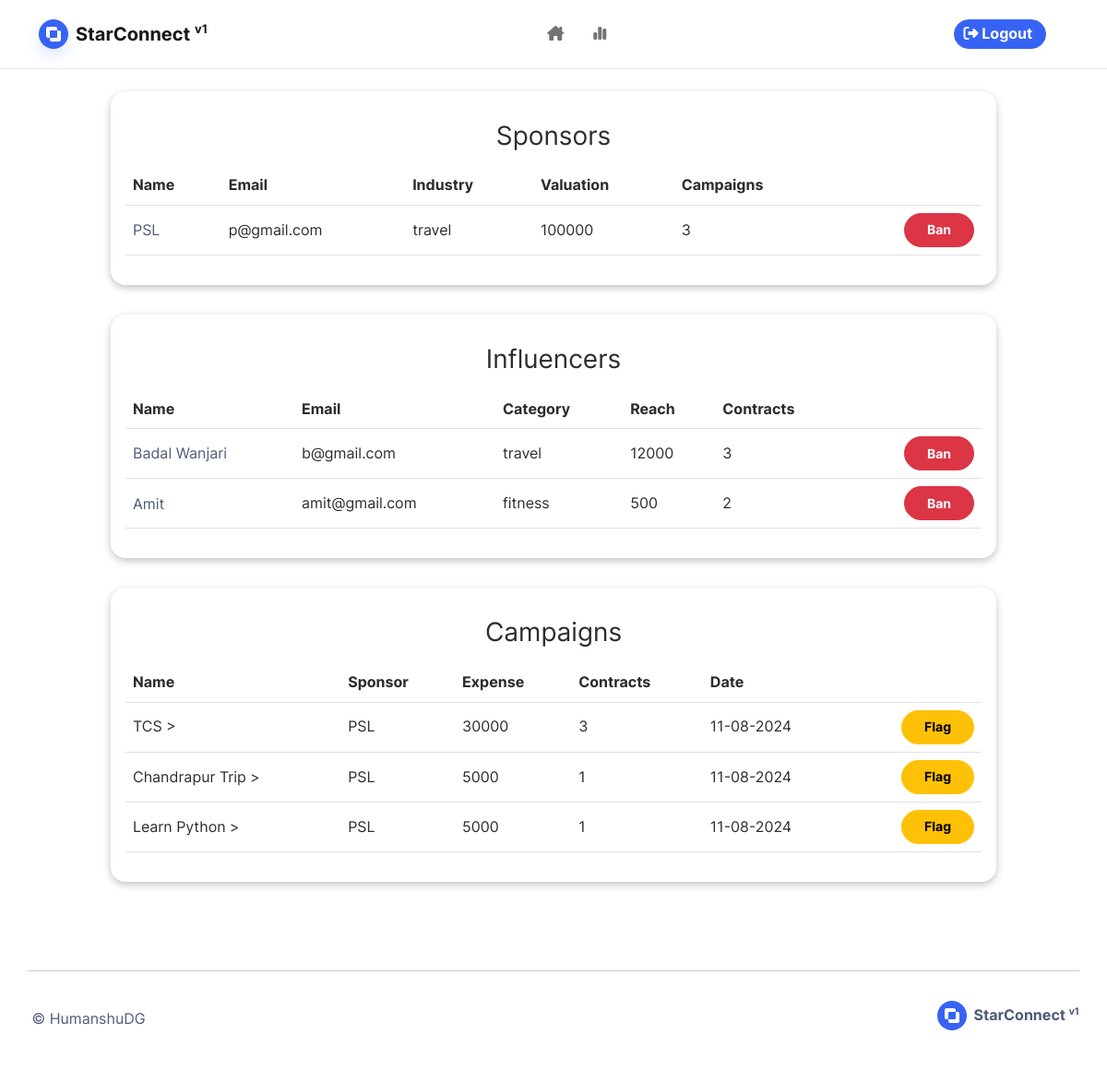
The page /admin (signed in) on the database its author committed.
### base/models.py (models this page shows, shortened)
class Sponsor(db.Model):
    id = db.Column(db.Integer, primary_key=True)
    user_id = db.Column(db.Integer, db.ForeignKey('user.id'), unique=True)
    sponsor_name = db.Column(db.String(100), nullable=False)
    industry = db.Column(db.String(100))
    market_valuation = db.Column(db.Integer())
    bio = db.Column(db.Text(), nullable=True)
    website = db.Column(db.String(50), default="-")
    image_file = db.Column(db.String(50), nullable=False, default='default-sponsor.jpg')
    sponsor_campaigns = db.relationship('Campaign', backref='sponsor_campaigns', uselist=True)
    sponsor_contracts = db.relationship('Contract', backref="sponsor_contracts", uselist=True)

class Influencer(db.Model):
    id = db.Column(db.Integer, primary_key=True)
    user_id = db.Column(db.Integer, db.ForeignKey('user.id'), unique=True)
    influencer_name = db.Column(db.String(100), nullable=False)
    category = db.Column(db.String(100), nullable=False)
    niche = db.Column(db.String(100), nullable=False)
    reach = db.Column(db.Integer, nullable=False)
    profile_url = db.Column(db.String(100), nullable=True)
    image_file = db.Column(db.String(50), nullable=False, default='default.jpg')
    bio = db.Column(db.Text(), nullable=True)
    campaign_requests = db.relationship('CampaignRequest', backref='campaign_requests', uselist=True)
    campaign_contracts = db.relationship('Contract', backref='campaign_contracts', uselist=True)

class Campaign(db.Model):
    id = db.Column(db.Integer, primary_key=True, autoincrement=True)
    sponsor_id = db.Column(db.Integer, db.ForeignKey('sponsor.id'))
    title = db.Column(db.String(150), nullable=False)
    description = db.Column(db.Text(), nullable=False)
    budget = db.Column(db.Integer, nullable=False)
    target_audience = db.Column(db.String(20))
    category = db.Column(db.String(20))
    start_date = db.Column(db.Date(), nullable=False)
    end_date = db.Column(db.Date(), nullable=False)
    image_file = db.Column(db.String(50), nullable=False, default='default.jpg')
    is_disabled = db.Column(db.Boolean, default=True)
    is_deleted = db.Column(db.Boolean, default=False)
    is_flagged = db.Column(db.Boolean, default=False)
    date_posted = db.Column(db.DateTime, nullable=False, default=datetime.now())
    influencer_requests = db.relationship('CampaignRequest', backref='influencer_requests', uselist=True)
    influencer_contracts = db.relationship('Contract', backref='influencer_contracts', uselist=True)

### base/admin_routes.py (the view)
@app.route("/admin")
@role_required(Role.ADMIN.value)
def admin_home():
    sponsors = (
        Sponsor.query
        .join(User, Sponsor.user_id == User.id)
        .outerjoin(Sponsor.sponsor_campaigns)
        .add_columns(
            User.is_banned,
            User.email,
            Sponsor.sponsor_name,
            Sponsor.industry,
            Sponsor.market_valuation,
            Sponsor.user_id,
            func.count().filter(Sponsor.sponsor_campaigns).label("campaign_count")
        )
        .group_by(
            Sponsor.id,
        )
        .all()
    )
    influencers = (
            Influencer.query
            .join(User, Influencer.user_id == User.id)
            .outerjoin(Influencer.campaign_contracts)  # Ensure this matches the relationship name
            .add_columns(
                Influencer.user_id,
                Influencer.influencer_name,
                User.is_banned,
                User.email,
                Influencer.reach,
                func.count(Influencer.campaign_contracts).label("contract_count"),
                Influencer.category
            )
            .group_by(
                Influencer.user_id
            )
            .all()
        )
    campaigns = (
        Campaign.query
        .join(Sponsor, Campaign.sponsor_id == Sponsor.id)
        .outerjoin(Campaign.influencer_contracts)
        .add_columns(
            Campaign.id,
            Campaign.title,
            Campaign.date_posted,
            Campaign.budget,
            Campaign.is_flagged,
            Sponsor.sponsor_name,
            func.count(Campaign.influencer_contracts).label("influencer_count"),
            func.sum(Campaign.budget).label("expenditure")
        )
        .group_by(
            Campaign.id
        )
        .all()
    )
    return render_template('admin-pages/home.html',
                           sponsors=sponsors, \
                           influencers=influencers, \
                           campaigns=campaigns,
                          )

### base/models.py (called while the page is built)
@login_manager.user_loader
def load_user(user_id):
    return User.query.get(int(user_id))

### base/routes.py (called while the page is built)
def role_required(*roles):
    def decorator(f):
        @wraps(f)
        def decorated_function(*args, **kwargs):
            if not current_user.is_authenticated:
                flash("Please Register or Login!", "warning")
                return redirect(url_for('home'))
            if current_user.role not in roles:
                flash("You are not authorized!", "warning")
                return redirect(url_for('home'))
            return f(*args, **kwargs)
        return decorated_function
    return decorator

### base/templates/admin-pages/home.html (shortened to what this page needs)
{% extends 'base.html' %}
{% block blog %}
<div
    class="h-100 my-4 gap-4 row"
    style="
        width: 80%;
        display: grid;
        grid-template-columns: 1fr;
        margin-inline: auto;
        column-gap: 1rem;
        row-gap: 1rem;
        grid-auto-flow: row;
    "
>
    <div
        class="card mb-2 p-3 w-100"
        style="box-shadow: rgba(0, 0, 0, 0.24) 0px 3px 8px"
    >
        <h3 class="card-title my-3">Sponsors</h3>
        <table class="table table-hover w-100">
            <tr class="">
                <th>Name</th>
                <th>Email</th>
                <th>Industry</th>
                <th>Valuation</th>
                <th>Campaigns</th>
                <th></th>
            </tr>
            {% for sponsor in sponsors %}
            <tr class="col-md-12">
                <td>
                    <a href="{{ url_for('profile', id=sponsor.user_id) }}"
                        >{{sponsor.sponsor_name}}</a
                    >
                </td>
                <td>{{sponsor.email}}</td>
                <td>{{sponsor.industry}}</td>
                <td>{{sponsor.market_valuation}}</td>
                <td>{{sponsor.campaign_count}}</td>
                <td class="" style="text-align: right !important">
                    <a href="{{ url_for('ban_user', id=sponsor.user_id ) }}">
                        {% if sponsor.is_banned %}
                        <button class="btn btn-sm btn-success">Unban</button>
                        {% else %}
                        <button class="btn btn-sm btn-danger">Ban</button>
                        {% endif %}
                    </a>
                </td>
            </tr>
            {% endfor %}
        </table>
    </div>
    <div
        class="card mb-2 p-3 w-100"
        style="box-shadow: rgba(0, 0, 0, 0.24) 0px 3px 8px"
    >
        <h3 class="card-title my-3">Influencers</h3>
        <table class="table table-hover w-100">
            <tr class="col-md-12">
                <th class="">Name</th>
                <th>Email</th>
                <th>Category</th>
                <th>Reach</th>
                <th>Contracts</th>
                <th></th>
            </tr>
            {% for influencer in influencers %}
            <tr class="col-md-12">
                <td class="">
                    <a href="{{ url_for('profile', id=influencer.user_id) }}"
                        >{{influencer.influencer_name}}</a
                    >
                </td>
                <td class="">{{influencer.email}}</td>
                <td class="">{{influencer.category}}</td>
                <td class="">{{influencer.reach}}</td>
                <td class="">{{influencer.contract_count}}</td>
                <td style="text-align: right !important">
                    <a href="{{ url_for('ban_user', id=influencer.user_id ) }}">
                        {% if influencer.is_banned %}
                        <button class="btn btn-sm btn-success">Unban</button>
                        {% else %}
                        <button class="btn btn-sm btn-danger">Ban</button>
                        {% endif %}
                    </a>
                </td>
            </tr>
            {% endfor %}
        </table>
    </div>
    <div
        class="card mb-2 p-3 w-100"
        style="box-shadow: rgba(0, 0, 0, 0.24) 0px 3px 8px"
    >
        <h3 class="card-title my-3">Campaigns</h3>
        <table class="table table-hover w-100 text-center">
            <tr class="col-md-12">
                <th>Name</th>
                <th>Sponsor</th>
                <th>Expense</th>
                <th>Contracts</th>
                <th>Date</th>
                <th></th>
            </tr>
            {% for campaign in campaigns %}
            <tr class="col-md-12">
                <td>{{campaign.title[0:15]}} ></td>
                <td>{{campaign.sponsor_name}}</td>
                <td>{{campaign.expenditure}}</td>
                <td>{{campaign.influencer_count}}</td>
                <td>{{campaign.date_posted.strftime('%d-%m-%Y')}}</td>
                <td style="text-align: right !important">
                    <a href="{{ url_for('flag_campaign', id=campaign.id) }}">
                        {% if campaign.is_flagged %}
                        <button class="btn btn-sm btn-success">Unflag</button>
                        {% else %}
                        <button class="btn btn-sm btn-warning">Flag</button>
                        {% endif %}
                    </a>
                </td>
            </tr>
            {% endfor %}
        </table>
    </div>
</div>
{% endblock %}

### base/templates/admin-pages/home.html (style rules this page uses)
td, th { vertical-align: middle; text-align: left; }
td a, td input, td img { vertical-align: middle; display: inline-block; }

### rows shown on the page
Sponsor: sponsor_name "PSL", email "p@gmail.com", industry "travel", market_valuation "100000", campaign_count "3"
Influencer: influencer_name "Badal Wanjari", email "b@gmail.com", category "travel", reach "12000", contract_count "3"
Influencer: influencer_name "Amit", email "amit@gmail.com", category "fitness", reach "500", contract_count "2"
Campaign: title "TCS", sponsor_name "PSL", expenditure "30000", influencer_count "3", date_posted "11-08-2024"
Campaign: title "Chandrapur Trip", sponsor_name "PSL", expenditure "5000", influencer_count "1", date_posted "11-08-2024"
Campaign: title "Learn Python", sponsor_name "PSL", expenditure "5000", influencer_count "1", date_posted "11-08-2024"
